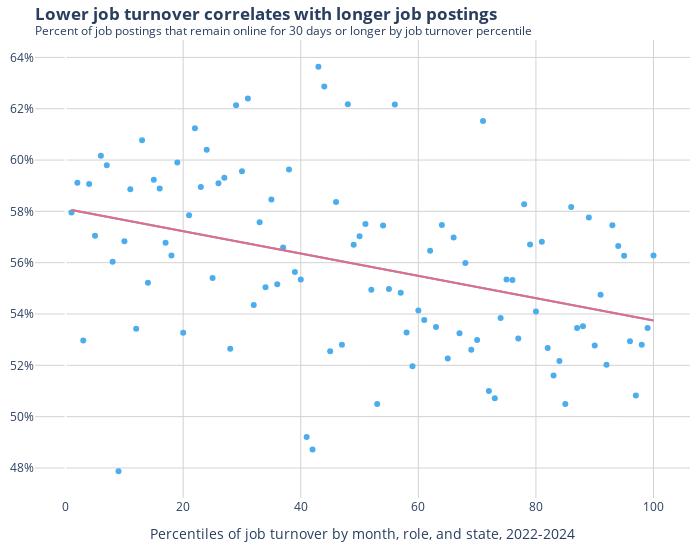

Notebook cell for this chart:
### Code cell
# Fig 4: Scatter duration vs turnover
# linear fit
X = sm.add_constant(post_state_job_pct['turn_pctile'])
model = sm.OLS(post_state_job_pct['dur_30'], X).fit()
post_state_job_pct['fit'] = model.predict(X)

fig4 = px.scatter(post_state_job_pct, x='turn_pctile', y='dur_30', trendline='ols', color_discrete_sequence=colors);
fig4.add_trace(go.Scatter(x=post_state_job_pct['turn_pctile'], y=post_state_job_pct['fit'], mode='lines', name='Fit', line=dict(color=colors[1]), hoverinfo='none'));

fig4.update_traces(
    selector=dict(mode='markers'),
    hovertemplate='In percentile %{x} of job turnover, %{y:.0%} of job postings last a month or longer.<extra></extra>',
    hoverlabel=dict(bgcolor='white')
);
fig4.update_layout(
    width=700,
    height=550,
    margin=dict(l=10, r=10, t=40, b=10),
    plot_bgcolor='rgba(0,0,0,0)',
    title={
        'text': f'<b>Lower job turnover correlates with longer job postings</b><br><sup>Percent of job postings that remain online for 30 days or longer by job turnover percentile</sup>',
        'x': 0.05
    },
    xaxis=dict(
        showgrid=True,
        gridcolor='lightgray',
        title='Percentiles of job turnover by month, role, and state, 2022-2024' 
    ),
    yaxis=dict(
        tickformat=".0%",
        showgrid=True,
        gridcolor='lightgray',
        title=None 
    ),
    showlegend=False  
);
fig4.show()
pio.write_html(fig4, file='output/fig4.html', auto_open=False,config=dict(displayModeBar=False))

### Figure 1 — Plotly figure (JSON) as saved in the notebook; plotly's stock layout.template omitted (floating-point values rounded to 4 significant figures)
{"data": [{"hoverlabel": {"bgcolor": "white"}, "hovertemplate": "In percentile %{x} of job turnover, %{y:.0%} of job postings last a month or longer.<extra></extra>", "legendgroup": "", "marker": {"color": "#4baded", "symbol": "circle"}, "mode": "markers", "name": "", "orientation": "v", "showlegend": false, "type": "scatter", "x": [1, 2, 3, 4, 5, 6, 7, 8, 9, 10, 11, 12, 13, 14, 15, 16, 17, 18, 19, 20, 21, 22, 23, 24, 25, 26, 27, 28, 29, 30, 31, 32, 33, 34, 35, 36, 37, 38, 39, 40, 41, 42, 43, 44, 45, 46, 47, 48, 49, 50, 51, 52, 53, 54, 55, 56, 57, 58, 59, 60, 61, 62, 63, 64, 65, 66, 67, 68, 69, 70, 71, 72, 73, 74, 75, 76, 77, 78, 79, 80, 81, 82, 83, 84, 85, 86, 87, 88, 89, 90, 91, 92, 93, 94, 95, 96, 97, 98, 99, 100], "xaxis": "x", "y": [0.5795, 0.5911, 0.5297, 0.5907, 0.5705, 0.6016, 0.598, 0.5604, 0.4787, 0.5683, 0.5886, 0.5343, 0.6077, 0.5522, 0.5923, 0.5889, 0.5678, 0.5628, 0.599, 0.5327, 0.5785, 0.6124, 0.5895, 0.6041, 0.554, 0.591, 0.5931, 0.5265, 0.6214, 0.5956, 0.624, 0.5435, 0.5758, 0.5504, 0.5846, 0.5516, 0.566, 0.5963, 0.5564, 0.5535, 0.4921, 0.4872, 0.6364, 0.6286, 0.5255, 0.5837, 0.5281, 0.6218, 0.567, 0.5704, 0.5751, 0.5494, 0.505, 0.5745, 0.5498, 0.6216, 0.5483, 0.5328, 0.5197, 0.5414, 0.5377, 0.5647, 0.5349, 0.5747, 0.5226, 0.5699, 0.5325, 0.5599, 0.5261, 0.5299, 0.6152, 0.51, 0.5072, 0.5384, 0.5535, 0.5533, 0.5305, 0.5828, 0.5671, 0.541, 0.5681, 0.5268, 0.5161, 0.5217, 0.5049, 0.5817, 0.5345, 0.5352, 0.5777, 0.5278, 0.5475, 0.5202, 0.5746, 0.5665, 0.5627, 0.5294, 0.5083, 0.528, 0.5345, 0.5628], "yaxis": "y"}, {"hovertemplate": "<b>OLS trendline</b><br>dur_30 = -0.000434654 * turn_pctile + 0.580965<br>R<sup>2</sup>=0.138189<br><br>turn_pctile=%{x}<br>dur_30=%{y} <b>(trend)</b><extra></extra>", "legendgroup": "", "marker": {"color": "#4baded", "symbol": "circle"}, "mode": "lines", "name": "", "showlegend": false, "type": "scatter", "x": [1, 2, 3, 4, 5, 6, 7, 8, 9, 10, 11, 12, 13, 14, 15, 16, 17, 18, 19, 20, 21, 22, 23, 24, 25, 26, 27, 28, 29, 30, 31, 32, 33, 34, 35, 36, 37, 38, 39, 40, 41, 42, 43, 44, 45, 46, 47, 48, 49, 50, 51, 52, 53, 54, 55, 56, 57, 58, 59, 60, 61, 62, 63, 64, 65, 66, 67, 68, 69, 70, 71, 72, 73, 74, 75, 76, 77, 78, 79, 80, 81, 82, 83, 84, 85, 86, 87, 88, 89, 90, 91, 92, 93, 94, 95, 96, 97, 98, 99, 100], "xaxis": "x", "y": [0.5805, 0.5801, 0.5797, 0.5792, 0.5788, 0.5784, 0.5779, 0.5775, 0.5771, 0.5766, 0.5762, 0.5757, 0.5753, 0.5749, 0.5744, 0.574, 0.5736, 0.5731, 0.5727, 0.5723, 0.5718, 0.5714, 0.571, 0.5705, 0.5701, 0.5697, 0.5692, 0.5688, 0.5684, 0.5679, 0.5675, 0.5671, 0.5666, 0.5662, 0.5658, 0.5653, 0.5649, 0.5644, 0.564, 0.5636, 0.5631, 0.5627, 0.5623, 0.5618, 0.5614, 0.561, 0.5605, 0.5601, 0.5597, 0.5592, 0.5588, 0.5584, 0.5579, 0.5575, 0.5571, 0.5566, 0.5562, 0.5558, 0.5553, 0.5549, 0.5545, 0.554, 0.5536, 0.5531, 0.5527, 0.5523, 0.5518, 0.5514, 0.551, 0.5505, 0.5501, 0.5497, 0.5492, 0.5488, 0.5484, 0.5479, 0.5475, 0.5471, 0.5466, 0.5462, 0.5458, 0.5453, 0.5449, 0.5445, 0.544, 0.5436, 0.5432, 0.5427, 0.5423, 0.5418, 0.5414, 0.541, 0.5405, 0.5401, 0.5397, 0.5392, 0.5388, 0.5384, 0.5379, 0.5375], "yaxis": "y"}, {"hoverinfo": "none", "line": {"color": "#e76a87"}, "mode": "lines", "name": "Fit", "type": "scatter", "x": [1, 2, 3, 4, 5, 6, 7, 8, 9, 10, 11, 12, 13, 14, 15, 16, 17, 18, 19, 20, 21, 22, 23, 24, 25, 26, 27, 28, 29, 30, 31, 32, 33, 34, 35, 36, 37, 38, 39, 40, 41, 42, 43, 44, 45, 46, 47, 48, 49, 50, 51, 52, 53, 54, 55, 56, 57, 58, 59, 60, 61, 62, 63, 64, 65, 66, 67, 68, 69, 70, 71, 72, 73, 74, 75, 76, 77, 78, 79, 80, 81, 82, 83, 84, 85, 86, 87, 88, 89, 90, 91, 92, 93, 94, 95, 96, 97, 98, 99, 100], "y": [0.5805, 0.5801, 0.5797, 0.5792, 0.5788, 0.5784, 0.5779, 0.5775, 0.5771, 0.5766, 0.5762, 0.5757, 0.5753, 0.5749, 0.5744, 0.574, 0.5736, 0.5731, 0.5727, 0.5723, 0.5718, 0.5714, 0.571, 0.5705, 0.5701, 0.5697, 0.5692, 0.5688, 0.5684, 0.5679, 0.5675, 0.5671, 0.5666, 0.5662, 0.5658, 0.5653, 0.5649, 0.5644, 0.564, 0.5636, 0.5631, 0.5627, 0.5623, 0.5618, 0.5614, 0.561, 0.5605, 0.5601, 0.5597, 0.5592, 0.5588, 0.5584, 0.5579, 0.5575, 0.5571, 0.5566, 0.5562, 0.5558, 0.5553, 0.5549, 0.5545, 0.554, 0.5536, 0.5531, 0.5527, 0.5523, 0.5518, 0.5514, 0.551, 0.5505, 0.5501, 0.5497, 0.5492, 0.5488, 0.5484, 0.5479, 0.5475, 0.5471, 0.5466, 0.5462, 0.5458, 0.5453, 0.5449, 0.5445, 0.544, 0.5436, 0.5432, 0.5427, 0.5423, 0.5418, 0.5414, 0.541, 0.5405, 0.5401, 0.5397, 0.5392, 0.5388, 0.5384, 0.5379, 0.5375]}], "layout": {"height": 550, "legend": {"tracegroupgap": 0}, "margin": {"b": 10, "l": 10, "r": 10, "t": 40}, "plot_bgcolor": "rgba(0,0,0,0)", "showlegend": false, "title": {"text": "<b>Lower job turnover correlates with longer job postings</b><br><sup>Percent of job postings that remain online for 30 days or longer by job turnover percentile</sup>", "x": 0.05}, "width": 700, "xaxis": {"anchor": "y", "domain": [0, 1], "gridcolor": "lightgray", "showgrid": true, "title": {"text": "Percentiles of job turnover by month, role, and state, 2022-2024"}}, "yaxis": {"anchor": "x", "domain": [0, 1], "gridcolor": "lightgray", "showgrid": true, "tickformat": ".0%", "title": {}}}}
